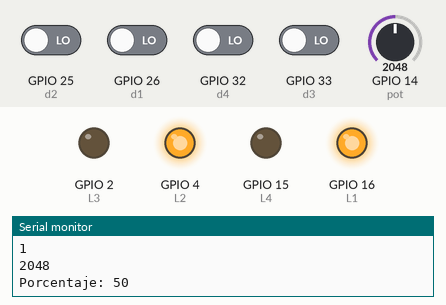
A sketch run on a simulated ESP32. Parts: output pins drawn as LEDs (lit = HIGH), the last lines printed to the serial monitor. Dashed ring = blinking. The inputs (shaded band) are chosen by the test bench; at power-on: GPIO 25 (d2), GPIO 26 (d1), GPIO 32 (d4), GPIO 33 (d3) LOW, GPIO 14 (pot) = 2048.

Above: at 1.2 s.
1.3 s: GPIO 14 (pot) set to 1314
2.8 s: GPIO 14 (pot) set to 1243
At 3.31 s:
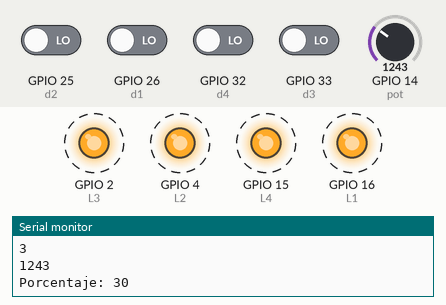
5.8 s: GPIO 32 (d4) driven HIGH
At 6.52 s:
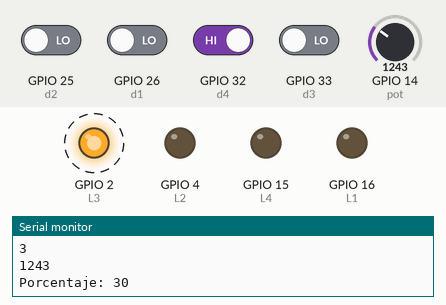
8.8 s: GPIO 14 (pot) set to 2047
At 9.9 s:
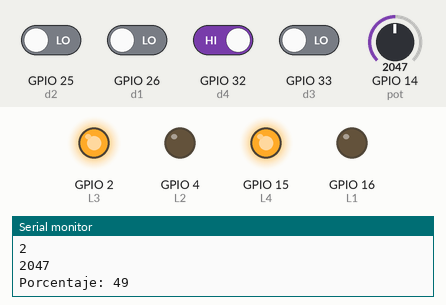
10.7 s: GPIO 14 (pot) set to 1228
At 10.81 s:
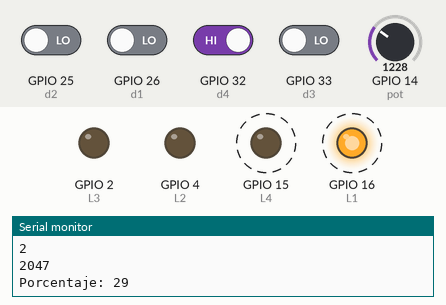
13.7 s: GPIO 14 (pot) set to 2866
At 13.82 s:
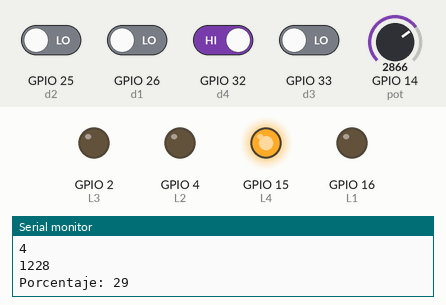
Timing chart, 0 to 16.4 s (numbered marks = the images above; inputs shaded):
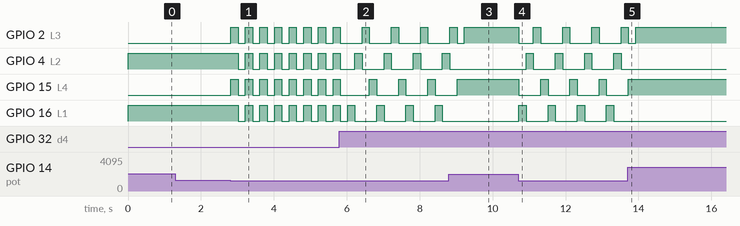

Measured:
- the behaviour switches between 1270 and 1269 on GPIO 14 (pot) (found by bisection; images 0 and 1)
- after the input at 2.8 s, GPIO 2 (L3), GPIO 15 (L4): alternates HIGH for 0.20 s and LOW for 0.20 s, starting at once; GPIO 4 (L2), GPIO 16 (L1): alternates HIGH for 0.20 s and LOW for 0.20 s, starting after 0.22 s
- after the input at 5.8 s, GPIO 2 (L3): alternates HIGH for 0.20 s and LOW for 0.60 s, starting after 0.62 s
- after the input at 8.8 s, GPIO 4 (L2): goes on until 8.8 s, then stays LOW; GPIO 15 (L4): goes on until 9.0 s, then stays HIGH; GPIO 16 (L1): stops changing and stays LOW
- after the input at 10.7 s, GPIO 2 (L3): HIGH → LOW at once, then repeats every 0.80 s: HIGH 0.20 s, LOW 0.60 s; GPIO 4 (L2): alternates HIGH for 0.20 s and LOW for 0.60 s, starting after 0.22 s; GPIO 15 (L4), GPIO 16 (L1): alternates HIGH for 0.20 s and LOW for 0.60 s, starting at once
- after the input at 13.7 s, GPIO 4 (L2), GPIO 16 (L1): stops changing and stays LOW; GPIO 15 (L4): goes on until 13.7 s, then stays HIGH

The sketch:

Funci_n_if.ino
```cpp
// C++ code

int d4 = 32;
int d3 = 33;
int d2 = 25;
int d1 = 26;

int L1 = 16;
int L2 = 4;
int L3 = 2;
int L4 = 15;

int WT = 200;

int pot = 14;

int valorleido = 0;

void setup()
{
  Serial.begin(9600);

  pinMode(d1, INPUT);
  pinMode(d2, INPUT);
  pinMode(d3, INPUT);
  pinMode(d4, INPUT);

  pinMode(L1, OUTPUT);
  pinMode(L2, OUTPUT);
  pinMode(L3, OUTPUT);
  pinMode(L4, OUTPUT);

  pinMode(pot, INPUT);
}

void loop()
{
  valorleido = analogRead(pot);
  Serial.println(valorleido);

  int est_d1 = digitalRead(d1);
  int est_d2 = digitalRead(d2);
  int est_d3 = digitalRead(d3);
  int est_d4 = digitalRead(d4);

  int dipsw = (est_d1 * 1) + (est_d2 * 2) + (est_d3 * 4) + (est_d4 * 8);

  int valorpot = analogRead(pot);

  valorpot = map(valorpot, 0, 4095, 0, 100);

  Serial.print("Porcentaje: ");
  Serial.println(valorpot);

  if (valorpot > 30 && dipsw <= 7){
    digitalWrite(L1, HIGH);
    digitalWrite(L2, HIGH);
    digitalWrite(L3, LOW);
    digitalWrite(L4, LOW);
    Serial.println("1");
  }
  else if (valorpot > 30 && dipsw > 7){
    digitalWrite(L1, LOW);
    digitalWrite(L2, LOW);
    digitalWrite(L3, HIGH);
    digitalWrite(L4, HIGH);
    Serial.println("2");
  }
 else if (valorpot <= 30 && dipsw <= 7){
    digitalWrite(L1, HIGH);
    digitalWrite(L2,HIGH);
    digitalWrite(L3,HIGH);
    digitalWrite(L4, HIGH);

    delay(WT);

    digitalWrite(L1, LOW);
    digitalWrite(L2, LOW);
    digitalWrite(L3, LOW);
    digitalWrite(L4, LOW);

   delay(WT);
   Serial.println("3");

  }

  else if (valorpot <= 30 && dipsw > 7){

    digitalWrite(L1, HIGH);
    digitalWrite(L2,LOW);
    digitalWrite(L3,LOW);
    digitalWrite(L4, LOW);

    delay(WT);


    digitalWrite(L1, LOW);
    digitalWrite(L2,HIGH);
    digitalWrite(L3,LOW);
    digitalWrite(L4, LOW);

    delay(WT);


    digitalWrite(L1, LOW);
    digitalWrite(L2,LOW);
    digitalWrite(L3,HIGH);
    digitalWrite(L4, LOW);

    delay(WT);


    digitalWrite(L1, LOW);
    digitalWrite(L2,LOW);
    digitalWrite(L3,LOW);
    digitalWrite(L4, HIGH);

    delay(WT);
    Serial.println("4");


  }
}
```
